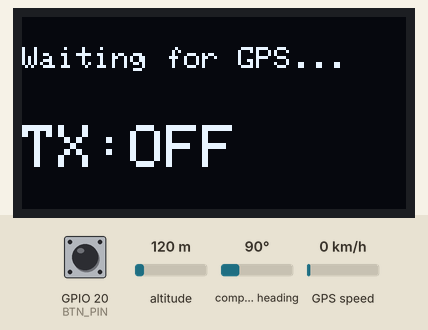
A sketch run on a simulated ESP32. Parts: 128×64 one-colour display. The test bench sets the inputs (shaded band); at power-on: GPIO 20 (BTN_PIN) HIGH, altitude 120 m, compass heading 90°, GPS speed 0 km/h. The GPS gets a fix after 3 s at 37.7749, -122.4194 with 8 satellites; what the sketch prints to the serial monitor is not drawn.

Above: at 0.5 s.
At 4.1 s:
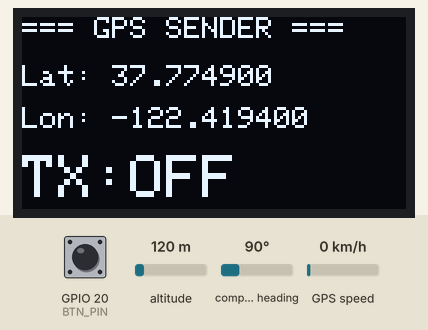
4.2 s: GPIO 20 (BTN_PIN) pulled LOW for 1 s
At 5.8 s:
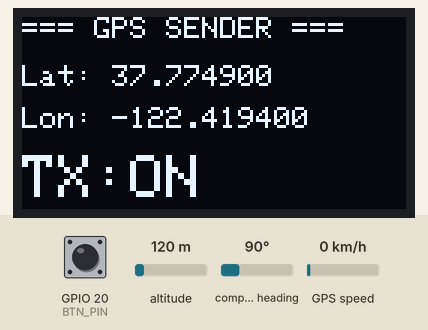
6.7 s: GPIO 20 (BTN_PIN) pulled LOW for 3.2 s
At 7.7 s:
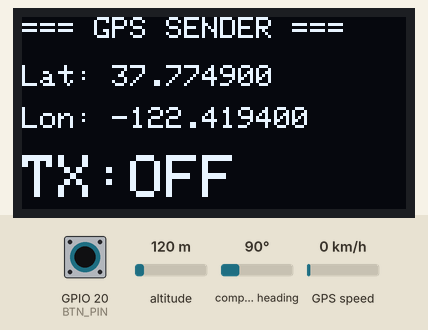
Timing chart, 0 to 9.7 s (numbered marks = the images above; inputs shaded):
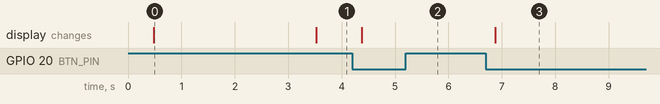

The sketch:

Sent.ino
```cpp
#include <Adafruit_GFX.h>
#include <Adafruit_SSD1306.h>
#include <HardwareSerial.h>
#include <TinyGPSPlus.h>
#include <Wire.h>

HardwareSerial GPS(1);
HardwareSerial LoRa(0);
TinyGPSPlus gps;

// =====================================================
// OLED — SDA=6, SCL=7
// =====================================================
#define SCREEN_WIDTH 128
#define SCREEN_HEIGHT 64
#define OLED_RESET -1
#define OLED_ADDR 0x3C

Adafruit_SSD1306 oled(SCREEN_WIDTH, SCREEN_HEIGHT, &Wire, OLED_RESET);

#define BTN_PIN 20

bool lastBtnState = HIGH;
unsigned long lastDebounce = 0;
const unsigned long DEBOUNCE_MS = 150;

bool sending = false;
unsigned long lastSend = 0;
const unsigned long SEND_INTERVAL = 500; // Gửi mỗi 500ms để cập nhật nhanh hơn

unsigned long lastOLED = 0;
const unsigned long OLED_INTERVAL =
    500; // Cập nhật OLED mỗi 500ms (tránh gọi 5 lần/s ở 5Hz)

// ================= GPS 5Hz RATE =================
const uint8_t setRate5Hz[] = {0xB5, 0x62, 0x06, 0x08, 0x06, 0x00,
                              0xC8, 0x00, // 200ms = 5Hz
                              0x01, 0x00, 0x01, 0x00, 0xDE, 0x6A};

// ================= OLED =================
void showOLED() {
  oled.clearDisplay();
  oled.setTextColor(SSD1306_WHITE);

  if (gps.location.isValid()) {
    // Tiêu đề
    oled.setTextSize(1);
    oled.setCursor(0, 0);
    oled.print("=== GPS SENDER ===");

    // Lat / Lon chữ vừa
    oled.setCursor(0, 16);
    oled.print("Lat: ");
    oled.print(String(gps.location.lat(), 6));

    oled.setCursor(0, 30);
    oled.print("Lon: ");
    oled.print(String(gps.location.lng(), 6));

    // Trạng thái TX to, dễ nhìn
    oled.setTextSize(2);
    oled.setCursor(0, 46);
    oled.print("TX:");
    oled.print(sending ? "ON " : "OFF");
  } else {
    oled.setTextSize(1);
    oled.setCursor(0, 10);
    oled.print("Waiting for GPS...");

    oled.setTextSize(2);
    oled.setCursor(0, 36);
    oled.print("TX:");
    oled.print(sending ? "ON " : "OFF");
  }

  oled.display();
}

// ================= SETUP =================
void setup() {
  pinMode(BTN_PIN, INPUT_PULLUP);

  // SDA=6, SCL=7
  Wire.begin(7, 6);

  if (!oled.begin(SSD1306_SWITCHCAPVCC, OLED_ADDR)) {
    while (true)
      delay(1000); // treo nếu OLED lỗi
  }

  oled.clearDisplay();
  oled.setTextSize(1);
  oled.setTextColor(SSD1306_WHITE);
  oled.setCursor(0, 0);
  oled.print("Starting...");
  oled.display();

  GPS.begin(9600, SERIAL_8N1, 4, 5);
  delay(200);
  GPS.write(setRate5Hz, sizeof(setRate5Hz)); // Set GPS 5Hz
  delay(200);

  LoRa.begin(9600, SERIAL_8N1, 9, 8);

  oled.clearDisplay();
  oled.setCursor(0, 10);
  oled.print("Waiting for GPS...");
  oled.setTextSize(2);
  oled.setCursor(0, 36);
  oled.print("TX:OFF");
  oled.display();
}

// ================= LOOP =================
void loop() {

  // ================= READ GPS =================
  while (GPS.available()) {
    gps.encode(GPS.read());
  }

  // Cập nhật OLED theo interval — tránh gọi 5 lần/s gây tốn I2C
  if (millis() - lastOLED >= OLED_INTERVAL) {
    lastOLED = millis();
    showOLED();
  }

  // ================= BUTTON =================
  static bool buttonHandled = false;
  bool btnState = digitalRead(BTN_PIN);

  if (btnState != lastBtnState) {
    lastDebounce = millis();
    lastBtnState = btnState;
  }

  if ((millis() - lastDebounce) > DEBOUNCE_MS) {
    if (btnState == LOW && !buttonHandled) {
      sending = !sending;
      showOLED();
      buttonHandled = true;
    }
    if (btnState == HIGH) {
      buttonHandled = false;
    }
  }

  // ================= SEND LORA =================
  if (sending && gps.location.isValid() &&
      (millis() - lastSend >= SEND_INTERVAL)) {
    lastSend = millis();
    String payload = "GPS:" + String(gps.location.lat(), 6) + "," +
                     String(gps.location.lng(), 6);
    LoRa.println(payload);
  }
}
```

Measured:
- after the input at 4.2 s, the display: changes after 0.18 s (image 2)
- after the input at 6.7 s, the display: changes after 0.18 s (image 3)
- what the display in image 0 shows lasts 3.0 s, from 0.5 s to 3.5 s
